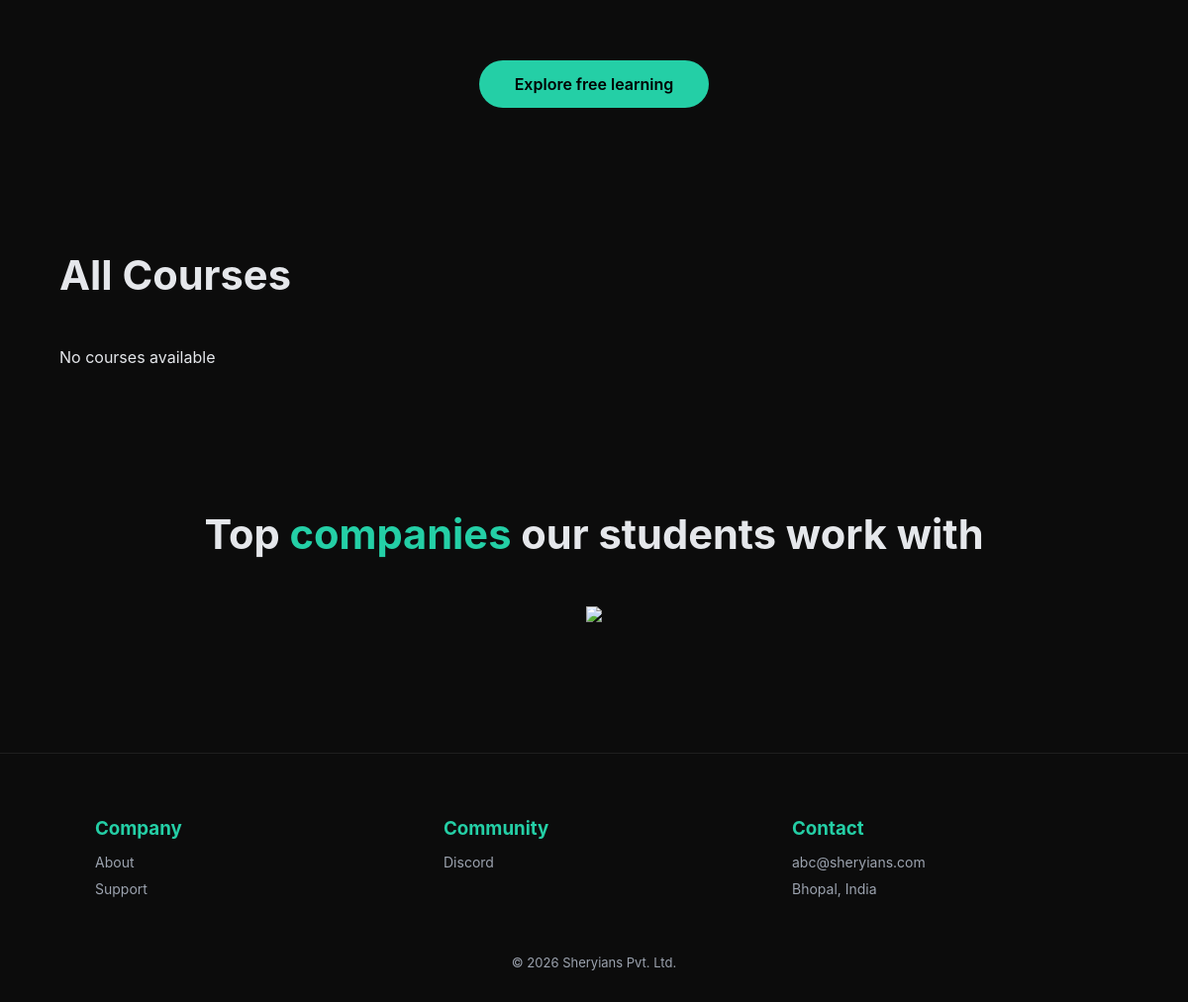
Before: / (lower part) with the older database file.
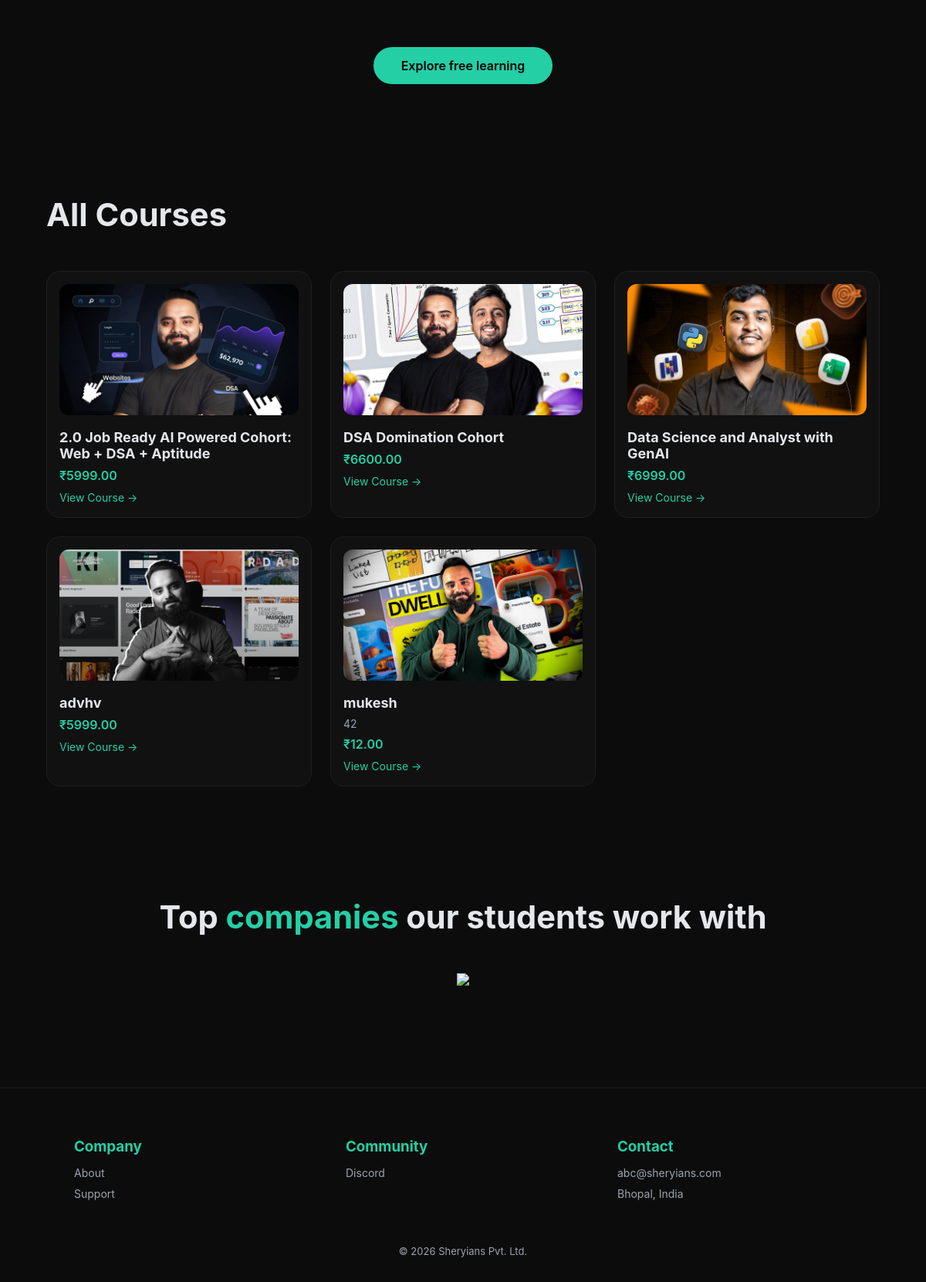
After: the same page with the newer database file.
### accounts/models.py (models this page shows, shortened)
class Course(models.Model):
    title = models.CharField(max_length=255)
    slug = models.SlugField(max_length=255, unique=True, blank=True)
    short_description = models.TextField(blank=True)
    full_description = models.TextField(blank=True)
    price_original = models.DecimalField(max_digits=10, decimal_places=2, null=True, blank=True)
    price_discounted = models.DecimalField(max_digits=10, decimal_places=2, null=True, blank=True)
    currency = models.CharField(max_length=10, default="₹")
    discount_percentage = models.PositiveIntegerField(null=True, blank=True)
    language = models.CharField(max_length=100, blank=True)
    schedule = models.CharField(max_length=255, blank=True)
    course_validity = models.CharField(max_length=255, blank=True)
    is_live = models.BooleanField(default=False)
    image = models.ImageField(upload_to="course_images/")
    created_at = models.DateTimeField(auto_now_add=True)
    updated_at = models.DateTimeField(auto_now=True)
    tags = models.ManyToManyField("CourseTag", blank=True, related_name="courses")
    class Meta:
        ordering = ["title"]

### accounts/views.py (the view)
# urls.py: 2. Add a URL to urlpatterns:  path('', views.home, name='home')
def home(request):
    courses = Course.objects.all()
    return render(request, "home.html", {"courses": courses})

### template/home.html (shortened to what this page needs)
{% load static %}
<!DOCTYPE html>
<html lang="en">
<head>
</head>
<body>
<section class="youtube">
    <a href="https://www.youtube.com/embed/60SRAWmMXyc?autoplay=1&mute=1" target="_blank" class="btn">
        Explore free learning
    </a>
</section>
<section class="courses">
    <h2>All Courses</h2>
    <div class="course-grid">
        {% for course in courses %}
        <div class="course-card">
            {% if course.image %}
                <img src="{{ course.image.url }}" alt="{{ course.title }}">
            {% endif %}
            <h3>{{ course.title }}</h3>
            <p>{{ course.short_description }}</p>
            <div class="price">
                {% if course.price_discounted %}
                    ₹{{ course.price_discounted }}
                {% else %}
                    ₹{{ course.price_original }}
                {% endif %}
            </div>
            <a href="{% url 'course_detail' course.slug %}" class="view-btn">
                View Course →
            </a>
        </div>
        {% empty %}
            <p>No courses available</p>
        {% endfor %}
    </div>
</section>
<section class="companies">
    <h2>Top <span style="color:var(--accent)">companies</span> our students work with</h2>
    <img src="https://ik.imagekit.io/sheryians/companies-logo/companies_CcvVE6pUo.png">
</section>
<footer>
    <div class="footer-grid">
        <div>
            <h3>Company</h3>
            <a href="#">About</a>
            <a href="#">Support</a>
        </div>
        <div>
            <h3>Community</h3>
            <a href="#">Discord</a>
        </div>
        <div>
            <h3>Contact</h3>
            <p>abc@sheryians.com</p>
            <p>Bhopal, India</p>
        </div>
    </div>
    <div class="copy">© 2026 Sheryians Pvt. Ltd.</div>
</footer>
</body>
</html>

Changed rows visible on the page:
added Course: image (picture), title "2.0 Job Ready AI Powered Cohort: Web + DSA + Aptitude", price_discounted "5999.00"
added Course: image (picture), title "DSA Domination Cohort", price_discounted "6600.00"
added Course: image (picture), title "Data Science and Analyst with GenAI", price_discounted "6999.00"
added Course: image (picture), title "advhv", price_discounted "5999.00"
added Course: image (picture), title "mukesh", short_description "42", price_discounted "12.00"
Other visible differences:
text no longer shown: "No courses available"
